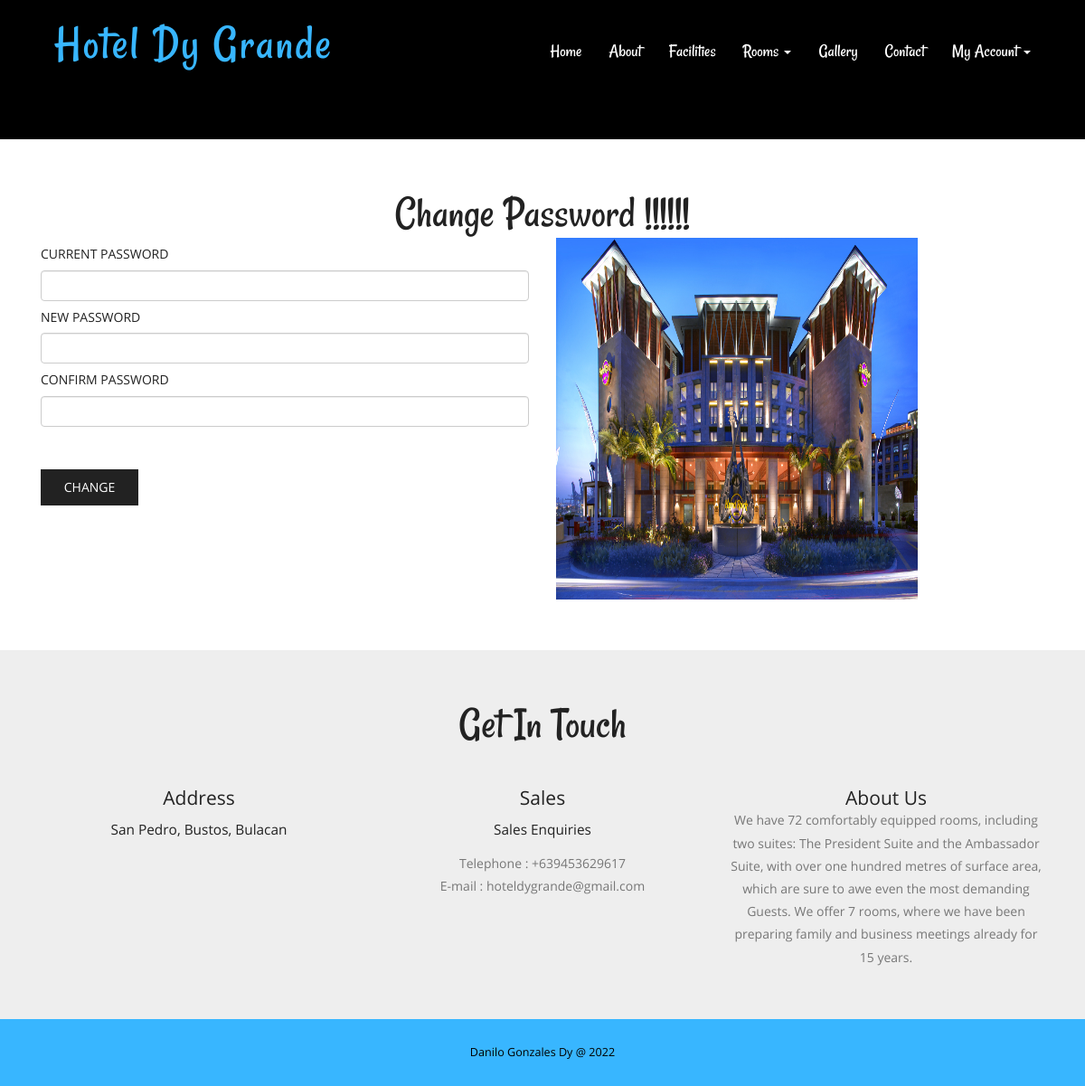
The page /change-password.php (signed in) on the database its author committed.
### tables this page shows
CREATE TABLE `tblpage` (
  `ID` int(10) NOT NULL,
  `PageType` varchar(120) DEFAULT NULL,
  `PageTitle` varchar(200) DEFAULT NULL,
  `PageDescription` mediumtext DEFAULT NULL,
  `Email` varchar(120) DEFAULT NULL,
  `MobileNumber` bigint(10) DEFAULT NULL,
  `UpdationDate` timestamp NULL DEFAULT NULL ON UPDATE current_timestamp()
);

### includes/getintouch.php (the view)
<div class="touch-section">
					<div class="container">
						<h3>get in touch</h3>
						<div class="touch-grids">
							<?php
$sql="SELECT * from tblpage where PageType='contactus'";
$query = $dbh -> prepare($sql);
$query->execute();
$results=$query->fetchAll(PDO::FETCH_OBJ);
$cnt=1;
if($query->rowCount() > 0)
{
foreach($results as $row)
{               ?>
							<div class="col-md-4 touch-grid">
								<h4>address</h4>
								<h5><?php  echo htmlentities($row->PageDescription);?></h5>
							</div>
							<div class="col-md-4 touch-grid">
								<h4>Sales</h4>
								<h5>Sales Enquiries</h5>
								<p>Telephone : +<?php  echo htmlentities($row->MobileNumber);?></p>
							<p>E-mail : <?php  echo htmlentities($row->Email);?></p>
							</div><?php $cnt=$cnt+1;}} ?>
							<div class="col-md-4 touch-grid">
								<?php
$sql="SELECT * from tblpage where PageType='aboutus'";
$query = $dbh -> prepare($sql);
$query->execute();
$results=$query->fetchAll(PDO::FETCH_OBJ);
$cnt=1;
if($query->rowCount() > 0)
{
foreach($results as $row)
{               ?>
							<h4><?php  echo htmlentities($row->PageTitle);?></h4>
								<p><?php  echo htmlentities($row->PageDescription);?></p>
							</div><?php $cnt=$cnt+1;}} ?>
							<div class="clearfix"></div>
						</div>
					</div>
					</div>

### css/style.css (style rules this page uses)
h1,h2,h3,h4,h5,h6 { padding:0 0; margin:0 0; }
p { padding:0 0; margin:0 0; }
body { padding:0 0; margin:0 0; font-family: 'OpenSans-Regular' }
.touch-section { padding: 4em 0; text-align: center; background-color: #eee; }
.touch-grids { margin-top: 3em; }
.touch-grid h4 { font-size: 1.5em; color: #222; text-transform: capitalize; }
.touch-section h3 { font-size: 3.5em; text-transform: capitalize; font-family: 'Rancho-Regular'; color: #222; }
.touch-grid h5 { font-size: 1.1em; padding: 1em 0; color: #222; }
.touch-grid p { font-size: 1em; line-height: 1.8em; color: #777; }

### rows shown on the page
tblpage: PageDescription "San Pedro, Bustos, Bulacan", MobileNumber "639453629617", Email "hoteldygrande@gmail.com"
tblpage: PageTitle "About Us", PageDescription "We have 72 comfortably equipped rooms, including two suites: The President Suite and the Ambassador Suite, with over one hundred metres of surface area, which are sure to awe even the most demanding Guests. We offer 7 rooms, where we have been preparing family and business meetings already for 15 years."
